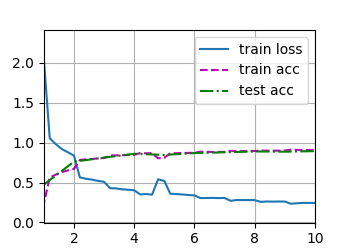

Recreate this plot in Python.
import torch
from torch import nn
from torch.nn import functional as F
from d2l import torch as d2l


class Inception(nn.Module):
    # `c1`--`c4` 是每条路径的输出通道数
    def __init__(self, in_channels, c1, c2, c3, c4, **kwargs):
        super(Inception, self).__init__(**kwargs)
        # 线路1，单1 x 1卷积层
        self.p1_1 = nn.Conv2d(in_channels, c1, kernel_size=1)
        # 线路2，1 x 1卷积层后接3 x 3卷积层
        self.p2_1 = nn.Conv2d(in_channels, c2[0], kernel_size=1)
        self.p2_2 = nn.Conv2d(c2[0], c2[1], kernel_size=3, padding=1)
        # 线路3，1 x 1卷积层后接5 x 5卷积层
        self.p3_1 = nn.Conv2d(in_channels, c3[0], kernel_size=1)
        self.p3_2 = nn.Conv2d(c3[0], c3[1], kernel_size=5, padding=2)
        # 线路4，3 x 3最大汇聚层后接1 x 1卷积层
        self.p4_1 = nn.MaxPool2d(kernel_size=3, stride=1, padding=1)
        self.p4_2 = nn.Conv2d(in_channels, c4, kernel_size=1)

    def forward(self, x):
        p1 = F.relu(self.p1_1(x))
        p2 = F.relu(self.p2_2(F.relu(self.p2_1(x))))
        p3 = F.relu(self.p3_2(F.relu(self.p3_1(x))))
        p4 = F.relu(self.p4_2(self.p4_1(x)))
        # 在通道维度上连结输出
        return torch.cat((p1, p2, p3, p4), dim=1)

b1 = nn.Sequential(nn.Conv2d(1, 64, kernel_size=7, stride=2, padding=3),
                   nn.ReLU(),
                   nn.MaxPool2d(kernel_size=3, stride=2, padding=1))

b2 = nn.Sequential(nn.Conv2d(64, 64, kernel_size=1),
                   nn.ReLU(),
                   nn.Conv2d(64, 192, kernel_size=3, padding=1),
                   nn.MaxPool2d(kernel_size=3, stride=2, padding=1))

b3 = nn.Sequential(Inception(192, 64, (96, 128), (16, 32), 32),
                   Inception(256, 128, (128, 192), (32, 96), 64),
                   nn.MaxPool2d(kernel_size=3, stride=2, padding=1))

b4 = nn.Sequential(Inception(480, 192, (96, 208), (16, 48), 64),
                   Inception(512, 160, (112, 224), (24, 64), 64),
                   Inception(512, 128, (128, 256), (24, 64), 64),
                   Inception(512, 112, (144, 288), (32, 64), 64),
                   Inception(528, 256, (160, 320), (32, 128), 128),
                   nn.MaxPool2d(kernel_size=3, stride=2, padding=1))

b5 = nn.Sequential(Inception(832, 256, (160, 320), (32, 128), 128),
                   Inception(832, 384, (192, 384), (48, 128), 128),
                   nn.AdaptiveAvgPool2d((1,1)),
                   nn.Flatten())

net = nn.Sequential(b1, b2, b3, b4, b5, nn.Linear(1024, 10))

X = torch.rand(size=(1, 1, 96, 96))
for layer in net:
    X = layer(X)
    print(layer.__class__.__name__,'output shape:\t', X.shape)

lr, num_epochs, batch_size = 0.1, 10, 128
train_iter, test_iter = d2l.load_data_fashion_mnist(batch_size, resize=96)
d2l.train_ch6(net, train_iter, test_iter, num_epochs, lr, d2l.try_gpu())
d2l.plt.savefig("googlenet.png")
d2l.plt.show()